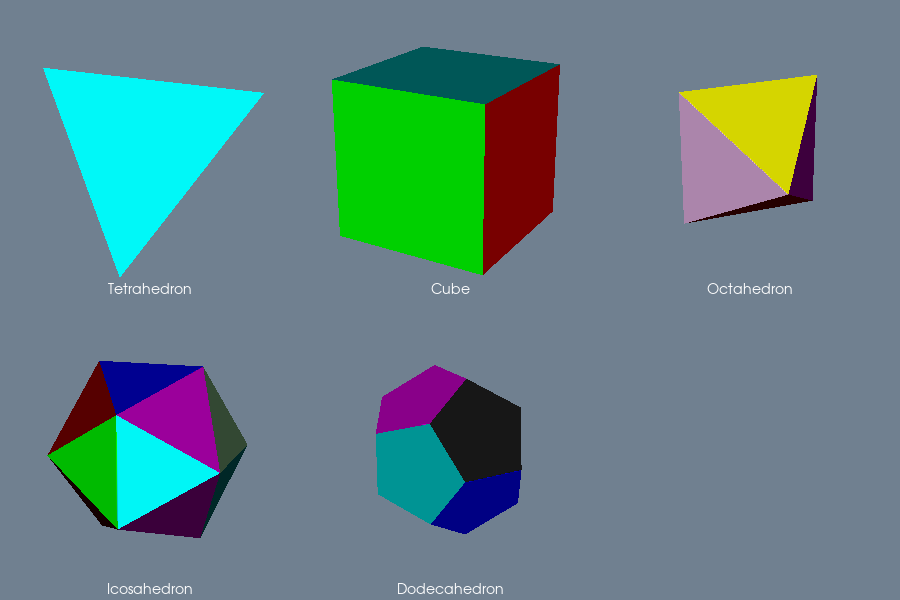

Generate this figure with Python:
#!/usr/bin/env python

# Display the five Platonic solids (tetrahedron, cube, octahedron,
# icosahedron, dodecahedron) in a 3 × 2 grid of viewports, each with
# its own renderer.  Each face is colored with a lookup table so
# adjacent faces are visually distinct.

# Factory overrides: importing these modules registers the OpenGL rendering,
# FreeType text rendering, and interaction style implementations.
import vtkmodules.vtkInteractionStyle  # noqa: F401
import vtkmodules.vtkRenderingFreeType  # noqa: F401
import vtkmodules.vtkRenderingOpenGL2  # noqa: F401
# VTK pipeline classes used in this example
from vtkmodules.vtkCommonCore import vtkLookupTable
from vtkmodules.vtkFiltersSources import vtkPlatonicSolidSource
from vtkmodules.vtkRenderingCore import (
    vtkActor,
    vtkPolyDataMapper,
    vtkRenderWindow,
    vtkRenderWindowInteractor,
    vtkRenderer,
    vtkTextActor,
)

# Colors (normalized RGB)
slate_gray_background_rgb = (0.439, 0.502, 0.565)

# Lookup table: each face of a vtkPlatonicSolidSource has a different cell
# scalar.  The colors are chosen so that adjacent faces are visually distinct.
lut = vtkLookupTable()
lut.SetNumberOfTableValues(20)
lut.SetTableRange(0.0, 19.0)
lut.Build()
lut.SetTableValue(0, 0.1, 0.1, 0.1)
lut.SetTableValue(1, 0, 0, 1)
lut.SetTableValue(2, 0, 1, 0)
lut.SetTableValue(3, 0, 1, 1)
lut.SetTableValue(4, 1, 0, 0)
lut.SetTableValue(5, 1, 0, 1)
lut.SetTableValue(6, 1, 1, 0)
lut.SetTableValue(7, 0.9, 0.7, 0.9)
lut.SetTableValue(8, 0.5, 0.5, 0.5)
lut.SetTableValue(9, 0.0, 0.0, 0.7)
lut.SetTableValue(10, 0.5, 0.7, 0.5)
lut.SetTableValue(11, 0, 0.7, 0.7)
lut.SetTableValue(12, 0.7, 0, 0)
lut.SetTableValue(13, 0.7, 0, 0.7)
lut.SetTableValue(14, 0.7, 0.7, 0)
lut.SetTableValue(15, 0, 0, 0.4)
lut.SetTableValue(16, 0, 0.4, 0)
lut.SetTableValue(17, 0, 0.4, 0.4)
lut.SetTableValue(18, 0.4, 0, 0)
lut.SetTableValue(19, 0.4, 0, 0.4)

# ---------------------------------------------------------------------------
# Viewport grid: 3 columns × 2 rows (6 slots, 5 used + 1 empty)
# ---------------------------------------------------------------------------
num_cols = 3
num_rows = 2

# ---------------------------------------------------------------------------
# Sources
# ---------------------------------------------------------------------------
tetrahedron_source = vtkPlatonicSolidSource()
tetrahedron_source.SetSolidType(0)

cube_source = vtkPlatonicSolidSource()
cube_source.SetSolidType(1)

octahedron_source = vtkPlatonicSolidSource()
octahedron_source.SetSolidType(2)

icosahedron_source = vtkPlatonicSolidSource()
icosahedron_source.SetSolidType(3)

dodecahedron_source = vtkPlatonicSolidSource()
dodecahedron_source.SetSolidType(4)

# ---------------------------------------------------------------------------
# Mappers + Actors
# ---------------------------------------------------------------------------
tetrahedron_mapper = vtkPolyDataMapper()
tetrahedron_mapper.SetInputConnection(tetrahedron_source.GetOutputPort())
tetrahedron_mapper.SetLookupTable(lut)
tetrahedron_mapper.SetScalarRange(0, 19)
tetrahedron_actor = vtkActor()
tetrahedron_actor.SetMapper(tetrahedron_mapper)
tetrahedron_actor.RotateX(30)
tetrahedron_actor.RotateY(30)

cube_mapper = vtkPolyDataMapper()
cube_mapper.SetInputConnection(cube_source.GetOutputPort())
cube_mapper.SetLookupTable(lut)
cube_mapper.SetScalarRange(0, 19)
cube_actor = vtkActor()
cube_actor.SetMapper(cube_mapper)
cube_actor.RotateX(20)
cube_actor.RotateY(-30)

octahedron_mapper = vtkPolyDataMapper()
octahedron_mapper.SetInputConnection(octahedron_source.GetOutputPort())
octahedron_mapper.SetLookupTable(lut)
octahedron_mapper.SetScalarRange(0, 19)
octahedron_actor = vtkActor()
octahedron_actor.SetMapper(octahedron_mapper)
octahedron_actor.RotateX(25)
octahedron_actor.RotateY(20)

icosahedron_mapper = vtkPolyDataMapper()
icosahedron_mapper.SetInputConnection(icosahedron_source.GetOutputPort())
icosahedron_mapper.SetLookupTable(lut)
icosahedron_mapper.SetScalarRange(0, 19)
icosahedron_actor = vtkActor()
icosahedron_actor.SetMapper(icosahedron_mapper)
icosahedron_actor.RotateX(15)
icosahedron_actor.RotateY(-20)

dodecahedron_mapper = vtkPolyDataMapper()
dodecahedron_mapper.SetInputConnection(dodecahedron_source.GetOutputPort())
dodecahedron_mapper.SetLookupTable(lut)
dodecahedron_mapper.SetScalarRange(0, 19)
dodecahedron_actor = vtkActor()
dodecahedron_actor.SetMapper(dodecahedron_mapper)
dodecahedron_actor.RotateX(20)
dodecahedron_actor.RotateY(30)

# ---------------------------------------------------------------------------
# Text actors
# ---------------------------------------------------------------------------
tetrahedron_text = vtkTextActor()
tetrahedron_text.SetInput("Tetrahedron")
tetrahedron_text.GetTextProperty().SetFontSize(14)
tetrahedron_text.GetTextProperty().SetColor(1.0, 1.0, 1.0)
tetrahedron_text.GetTextProperty().SetJustificationToCentered()
tetrahedron_text.GetPositionCoordinate().SetCoordinateSystemToNormalizedViewport()
tetrahedron_text.SetPosition(0.5, 0.01)

cube_text = vtkTextActor()
cube_text.SetInput("Cube")
cube_text.GetTextProperty().SetFontSize(14)
cube_text.GetTextProperty().SetColor(1.0, 1.0, 1.0)
cube_text.GetTextProperty().SetJustificationToCentered()
cube_text.GetPositionCoordinate().SetCoordinateSystemToNormalizedViewport()
cube_text.SetPosition(0.5, 0.01)

octahedron_text = vtkTextActor()
octahedron_text.SetInput("Octahedron")
octahedron_text.GetTextProperty().SetFontSize(14)
octahedron_text.GetTextProperty().SetColor(1.0, 1.0, 1.0)
octahedron_text.GetTextProperty().SetJustificationToCentered()
octahedron_text.GetPositionCoordinate().SetCoordinateSystemToNormalizedViewport()
octahedron_text.SetPosition(0.5, 0.01)

icosahedron_text = vtkTextActor()
icosahedron_text.SetInput("Icosahedron")
icosahedron_text.GetTextProperty().SetFontSize(14)
icosahedron_text.GetTextProperty().SetColor(1.0, 1.0, 1.0)
icosahedron_text.GetTextProperty().SetJustificationToCentered()
icosahedron_text.GetPositionCoordinate().SetCoordinateSystemToNormalizedViewport()
icosahedron_text.SetPosition(0.5, 0.01)

dodecahedron_text = vtkTextActor()
dodecahedron_text.SetInput("Dodecahedron")
dodecahedron_text.GetTextProperty().SetFontSize(14)
dodecahedron_text.GetTextProperty().SetColor(1.0, 1.0, 1.0)
dodecahedron_text.GetTextProperty().SetJustificationToCentered()
dodecahedron_text.GetPositionCoordinate().SetCoordinateSystemToNormalizedViewport()
dodecahedron_text.SetPosition(0.5, 0.01)

# ---------------------------------------------------------------------------
# Renderers (row 1 = top, row 0 = bottom; left to right)
# ---------------------------------------------------------------------------
tetrahedron_renderer = vtkRenderer()
tetrahedron_renderer.AddActor(tetrahedron_actor)
tetrahedron_renderer.AddViewProp(tetrahedron_text)
tetrahedron_renderer.SetBackground(slate_gray_background_rgb)
tetrahedron_renderer.SetViewport(0 / num_cols, 1 / num_rows, 1 / num_cols, 2 / num_rows)

cube_renderer = vtkRenderer()
cube_renderer.AddActor(cube_actor)
cube_renderer.AddViewProp(cube_text)
cube_renderer.SetBackground(slate_gray_background_rgb)
cube_renderer.SetViewport(1 / num_cols, 1 / num_rows, 2 / num_cols, 2 / num_rows)

octahedron_renderer = vtkRenderer()
octahedron_renderer.AddActor(octahedron_actor)
octahedron_renderer.AddViewProp(octahedron_text)
octahedron_renderer.SetBackground(slate_gray_background_rgb)
octahedron_renderer.SetViewport(2 / num_cols, 1 / num_rows, 3 / num_cols, 2 / num_rows)

icosahedron_renderer = vtkRenderer()
icosahedron_renderer.AddActor(icosahedron_actor)
icosahedron_renderer.AddViewProp(icosahedron_text)
icosahedron_renderer.SetBackground(slate_gray_background_rgb)
icosahedron_renderer.SetViewport(0 / num_cols, 0 / num_rows, 1 / num_cols, 1 / num_rows)

dodecahedron_renderer = vtkRenderer()
dodecahedron_renderer.AddActor(dodecahedron_actor)
dodecahedron_renderer.AddViewProp(dodecahedron_text)
dodecahedron_renderer.SetBackground(slate_gray_background_rgb)
dodecahedron_renderer.SetViewport(1 / num_cols, 0 / num_rows, 2 / num_cols, 1 / num_rows)

empty_renderer = vtkRenderer()
empty_renderer.SetBackground(slate_gray_background_rgb)
empty_renderer.SetViewport(2 / num_cols, 0 / num_rows, 3 / num_cols, 1 / num_rows)

# Window
render_window = vtkRenderWindow()
render_window.AddRenderer(tetrahedron_renderer)
render_window.AddRenderer(cube_renderer)
render_window.AddRenderer(octahedron_renderer)
render_window.AddRenderer(icosahedron_renderer)
render_window.AddRenderer(dodecahedron_renderer)
render_window.AddRenderer(empty_renderer)
render_window.SetWindowName("platonic solids demo")
render_window.SetMultiSamples(0)
render_window.SetSize(900, 600)

# Interactor
render_window_interactor = vtkRenderWindowInteractor()
render_window_interactor.SetRenderWindow(render_window)

# Scene: configure cameras
tetrahedron_renderer.ResetCamera()
tetrahedron_renderer.GetActiveCamera().Zoom(1.4)
cube_renderer.ResetCamera()
cube_renderer.GetActiveCamera().Zoom(1.4)
octahedron_renderer.ResetCamera()
octahedron_renderer.GetActiveCamera().Zoom(1.4)
icosahedron_renderer.ResetCamera()
icosahedron_renderer.GetActiveCamera().Zoom(1.4)
dodecahedron_renderer.ResetCamera()
dodecahedron_renderer.GetActiveCamera().Zoom(1.4)

render_window_interactor.Initialize()
render_window_interactor.Start()
